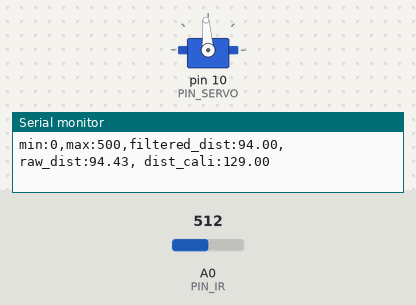
Bench run of a sketch on a simulated Arduino Uno, built with avr-gcc and run on an emulated ATmega328P. Parts: servo, the last lines printed to the serial monitor. Inputs (shaded band) come from the test bench; at power-on: A0 (PIN_IR) = 512.

Above: at 2.2 s.
2.3 s: A0 (PIN_IR) set to 122
At 3.6 s:
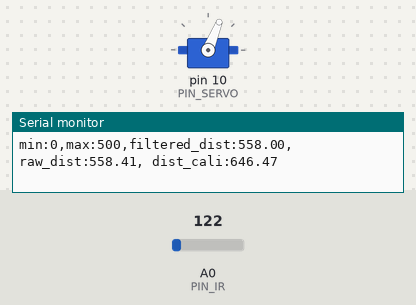
3.9 s: A0 (PIN_IR) set to 210
At 5.0 s:
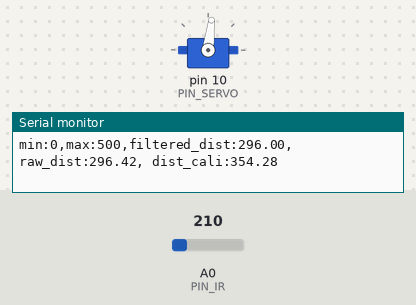
Timing chart, 0 to 6.9 s (numbered marks = the images above; inputs shaded):
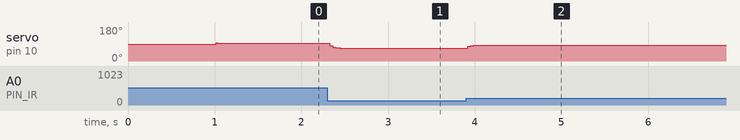

Measured:
- after the input at 2.3 s, servo on pin 10 (PIN_SERVO): 94° → 68° at once
- after the input at 3.9 s, servo on pin 10 (PIN_SERVO): 68° → 83° at once

The sketch:

22_Pcontrol.ino
```cpp
#include <Servo.h>
Servo myservo;
// Arduino pin assignment
#define PIN_IR A0
#define PIN_LED 9
#define PIN_SERVO 10

unsigned long last_sampling_time_dist, last_sampling_time_serial; // unit: ms
bool event_dist, event_serial;
float raw_dist;
#define _DUTY_NEU 1450 // neutral position

#define _INTERVAL_DIST 20   // USS interval (unit: ms)
#define _INTERVAL_SERIAL 30 // serial interval (unit: ms)


#define DELAY_MICROS  1500
#define EMA_ALPHA 0.5
float filtered_dist;
float ema_dist = 0;
float samples_num = 3;

float ir_distance(void){ // return value unit: mm
  float val;
  float volt = float(analogRead(PIN_IR));
  val = ((6762.0/(volt-9.0))-4.0) * 10.0;
  return val;
}

int a, b;

// ================
float under_noise_filter(void){
  int currReading;
  int largestReading = 0;
  for (int i = 0; i < samples_num; i++) {
    currReading = ir_distance();
    if (currReading > largestReading) { largestReading = currReading; }
    // Delay a short time before taking another reading
    delayMicroseconds(DELAY_MICROS);
  }
  return largestReading;
}
float filtered_ir_distance(void){
  int currReading;
  int lowestReading = 1024;
  for (int i = 0; i < samples_num; i++) {
    currReading = under_noise_filter();
    if (currReading < lowestReading) { lowestReading = currReading; }
  }
  // eam 필터 추가
  ema_dist = EMA_ALPHA*lowestReading + (1-EMA_ALPHA)*ema_dist;
  return ema_dist;
}
//===================================================

void setup() {
  Serial.begin(57600);
  myservo.attach(PIN_SERVO);
  myservo.writeMicroseconds(_DUTY_NEU);
  delay(1000);
  // initialize last sampling time
  last_sampling_time_dist = last_sampling_time_serial = 0;
  event_dist = event_serial = false;
  a = 68;
  b = 337;
}

void loop() {
  unsigned long time_curr = millis();
  if(time_curr >= last_sampling_time_dist + _INTERVAL_DIST) {
        last_sampling_time_dist += _INTERVAL_DIST;
        event_dist = true;
  }
  if(time_curr >= last_sampling_time_serial + _INTERVAL_SERIAL) {
        last_sampling_time_serial += _INTERVAL_SERIAL;
        event_serial = true;
  }
  if(event_dist) {
    event_dist = false;
    raw_dist = ir_distance();
    filtered_dist = filtered_ir_distance();
  }
  if(event_serial) {
    event_serial = false;
    float dist_cali = 100 + 300.0 / (b - a) * (filtered_dist - a);
    // output the read value to the serial port
    Serial.print("min:0,max:500,filtered_dist:");
    Serial.print(filtered_dist);
    Serial.print(", raw_dist:");
    Serial.print(raw_dist);
    Serial.print(", dist_cali:");
    Serial.println(dist_cali);
    if(dist_cali < 255) {
      if((dist_cali < 255) && (dist_cali > 200)) {
        float dist_up2 = 1450 - (255 - dist_cali) / 55 * 100;
        myservo.writeMicroseconds(dist_up2);
      }
      else {
        float dist_down = 1450 + (255 - dist_cali) / 200 * 100;
        myservo.writeMicroseconds(dist_down);
      }
    }
    else if(255 < dist_cali) {
      if(dist_cali < 350) {
        float dist_up = 1450 - (dist_cali - 255) / 95 * 100;
        myservo.writeMicroseconds(dist_up);
      }
      else {
        float dist_up = 1450 - (dist_cali - 255) / 195 * 100;
        myservo.writeMicroseconds(dist_up);
      }
     }
  }
}
```
